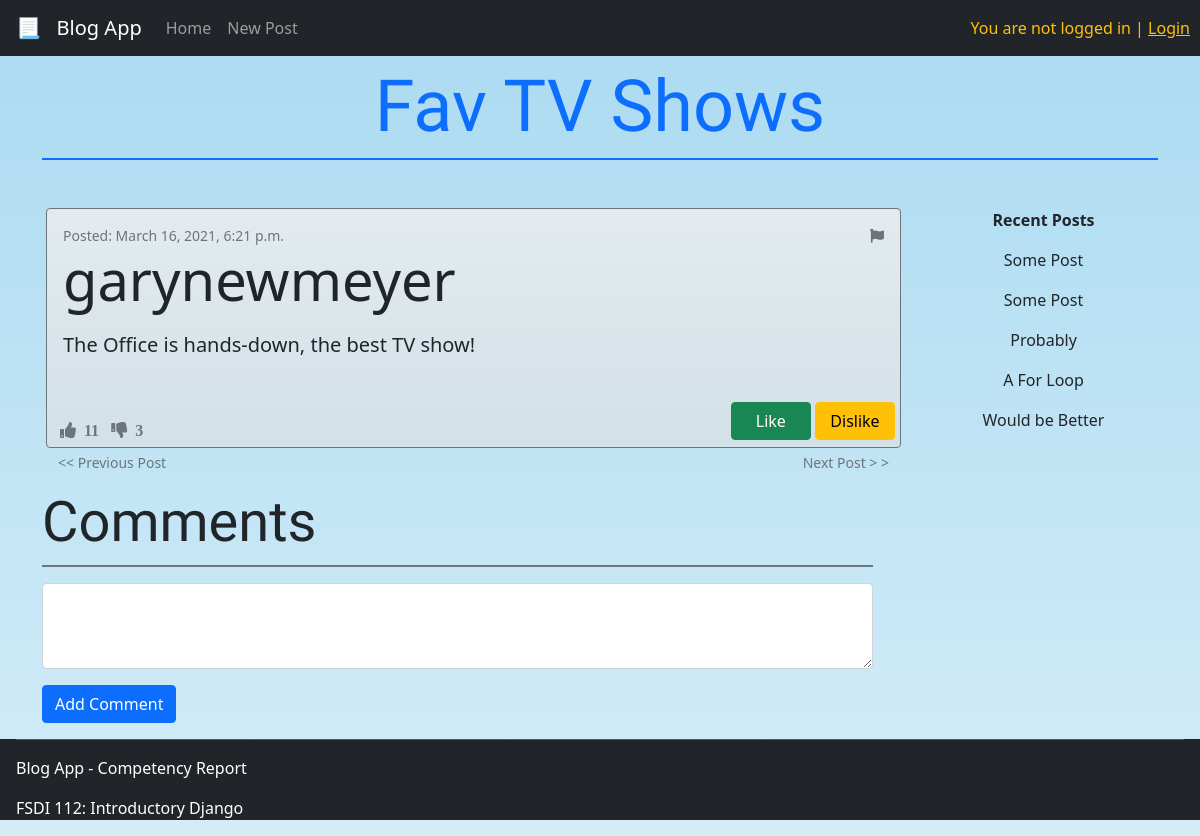
/post/1, run on the app's committed database.
### blog/models.py (models this page shows, shortened)
class Post(models.Model):
    title = models.CharField(max_length=200)
    author = models.ForeignKey('auth.User', on_delete=models.CASCADE)
    body = models.TextField()
    likes = models.IntegerField(default=0)
    dislikes = models.IntegerField(default=0)
    flagged = models.BooleanField(default=False)
    created_at = models.DateTimeField(auto_now_add=True)

### blog/views.py (the view)
# urls.py: path("post/<int:pk>", BlogDetailView.as_view(), name="one_post"),
class BlogDetailView(DetailView):
    model = Post
    template_name = 'one_post.html'

### blog/templates/one_post.html (shortened to what this page needs)
{% extends "base.html" %}
{% block content %}
<div class="container pt-3">
    <h1 class="display-2 mt-5 text-primary text-center g-font">{{post.title}}</h1>
    <div class="divider border border-primary"></div>
    <div class="row">
        <div id="post-detail" class="col-9 border border-secondary rounded mt-5 p-3 mx-3 position-relative">
            <div class="d-flex justify-content-between">
                <small class="text-muted">Posted: {{post.created_at}}</small>
                <small><i class="fas fa-flag text-muted" onclick="btnFlag('{{post.id}}')"></i></small>
            </div>
            <h1 class="display-4">{{post.author}}</h1>
            <blockquote class="blockquote">
                <p class="mt-3">{{post.body}}</p>
            </blockquote>
            <div class="d-flex justify-content-between fixed-bottom" id="post-detail-btns">
                <div class="mt-3 px-2">
                    <i id="likes-{{post.id}}" class="fas fa-thumbs-up text-muted">&nbsp {{post.likes}} &nbsp</i>
                    <i id="dislikes-{{post.id}}" class="fas fa-thumbs-down text-muted">&nbsp {{post.dislikes}} &nbsp</i>
                </div>
                <div class="edit-like-btns">
                    <button onclick="btnLike('{{post.id}}')" class="btn btn-small btn-success">Like</button>
                    <button onclick="btnDislike('{{post.id}}')" class="btn btn-small btn-warning">Dislike</button>
                </div>
            </div>
        </div>
        <div class="col text-center mt-5">
            <strong>Recent Posts</strong><br>
            <p class="mt-3">Some Post</p>
            <p class="mt-3">Some Post</p>
            <p class="mt-3">Probably</p>
            <p class="mt-3">A For Loop</p>
            <p class="mt-3">Would be Better</p>
        </div>
    </div>
    <div class="row mt-1">
        <div class="d-flex justify-content-between col-9 mx-3">
            <small><a class="text-decoration-none text-muted" href="/post/{{post.id}}/previous">&lt;&lt; Previous Post</a></small>
            <small><a class="text-decoration-none text-muted" href="/post/{{post.id}}/next">Next Post &gt; &gt;</a></small>
        </div>
    </div>
    <div class="comments row">
        <div class="col-9">
            <h1 class="display-4 g-font mt-3">Comments</h1>
            <div class="divider border border-secondary"></div>
            <textarea class="form-control mt-3" id="exampleFormControlTextarea1" rows="3"></textarea>
            <button class="btn btn-primary mt-3">Add Comment</button>
        </div>
    </div>
</div>
{% endblock content %}

### blog/static/css/styles.css (style rules this page uses)
body { background-image: linear-gradient(#aadaf1, #aadaf181); }
.container { min-height: 90vh; }
.g-font { font-family: 'Oswald', sans-serif; }
#post-detail { background-image: linear-gradient(#ebedeedc, #dddfe0a2); min-height: 30vh; }
#post-detail-btns { position: absolute; bottom: 0; left: 0; padding: 5px; }
.edit-like-btns button { width: 80px; }

### data on the page
Post: title "Fav TV Shows", created_at "March 16, 2021, 6:21 p.m.", author "garynewmeyer", body "The Office is hands-down, the best TV show!", likes "11", dislikes "3"
